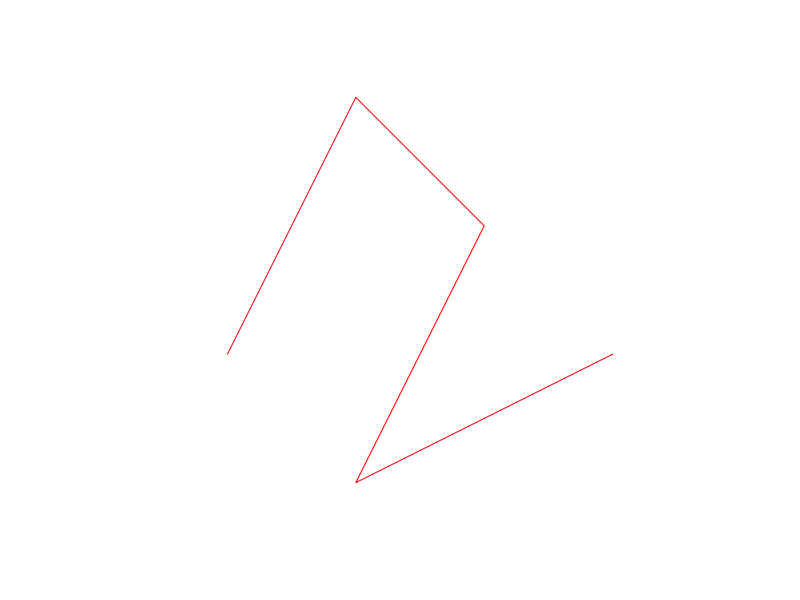
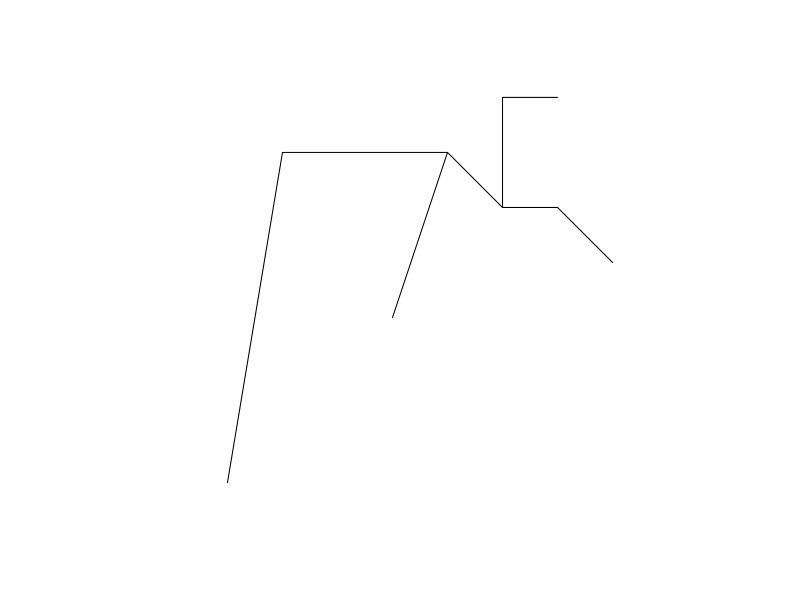
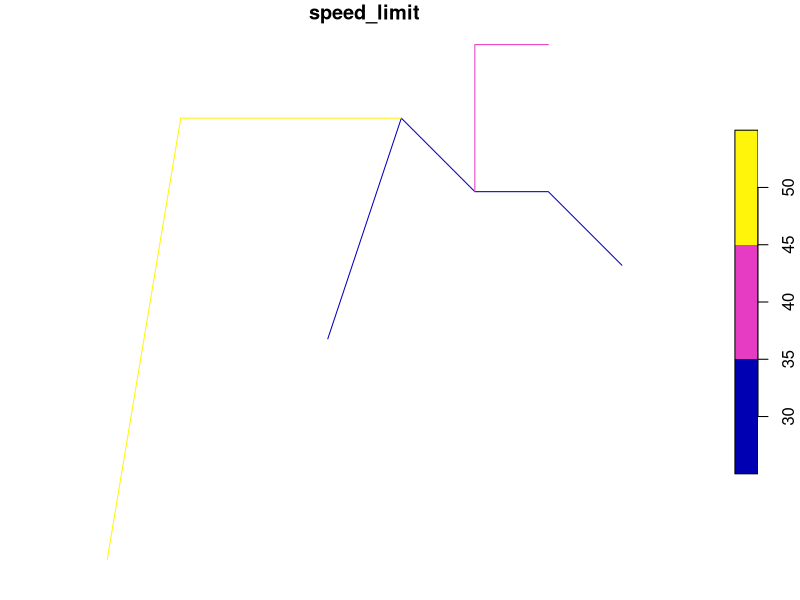

Source code (R) for these figures, in order:
#loading library
library(sf)

#creating single line matrix
a_single_line_matrix <-rbind(c(1,2),c(2,4),c(3,3),c(2,1),c(4,2))

#creating a line geometry
a_single_line <- st_linestring(a_single_line_matrix)
a_single_line
attributes(a_single_line)
plot(a_single_line, col="red")


#creating an sfc object
line1 <- st_linestring(rbind(c(1,1), 
                             c(2,4), 
                             c(3,3), 
                             c(4,3), 
                             c(5,2)))

line2 <- st_linestring(rbind(c(3,3), 
                             c(3,5), 
                             c(4,5)))

line3 <- st_linestring(rbind(c(2,4), 
                             c(-1,4), 
                             c(-2,-2)))

lines <- st_sfc(line1,line2,line3,crs=4326)

lines

plot(lines)

#adding attribute data
line_att <- data.frame(road_name = c("Madhyam Path","KI Singh","New Road"),
                       speed_limit = c(30,40,50))
line_att

#attaching geometry to attribute table
lines_sf <- st_sf(line_att, geometry=lines)
lines_sf
plot(lines_sf['speed_limit'])
